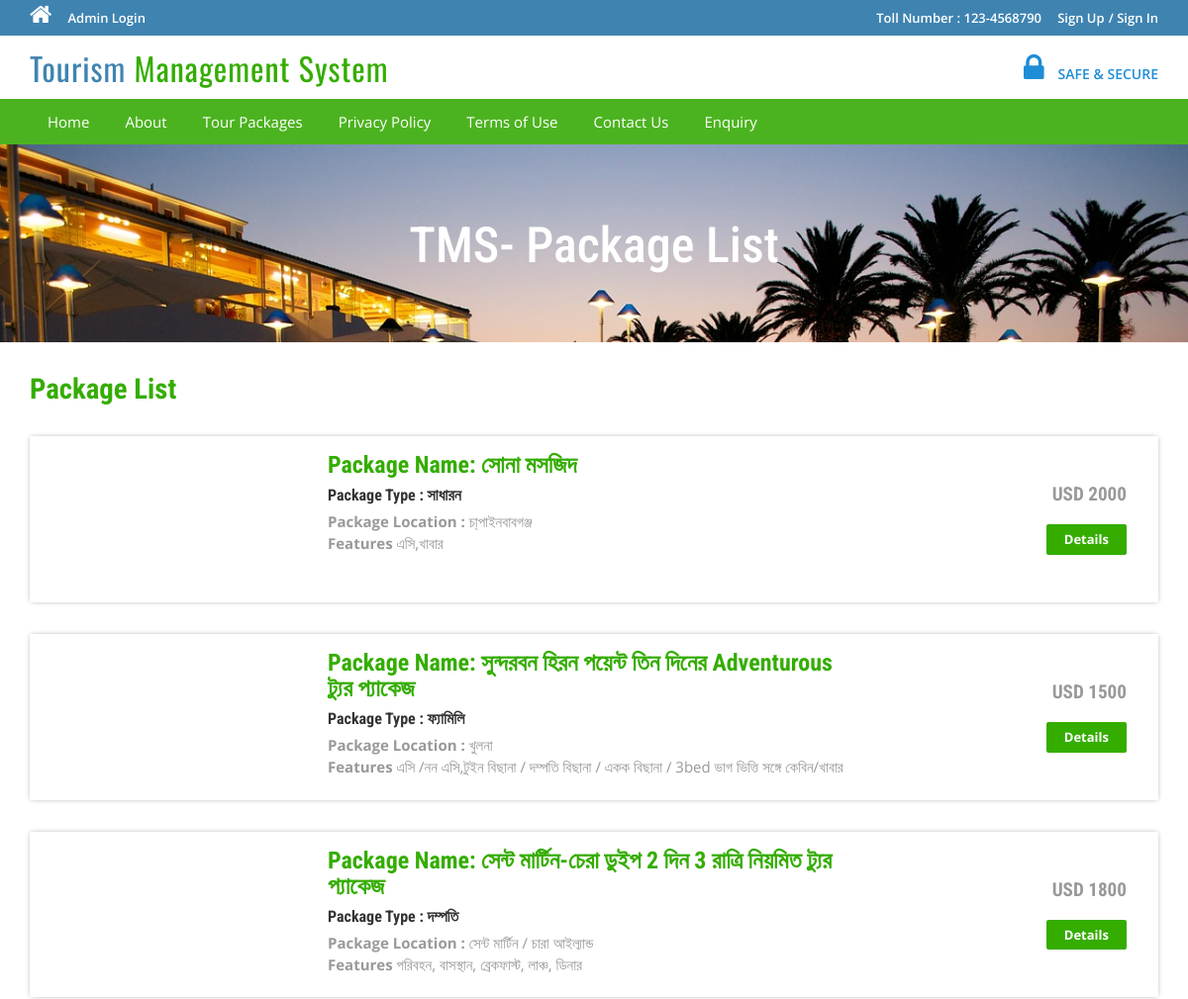
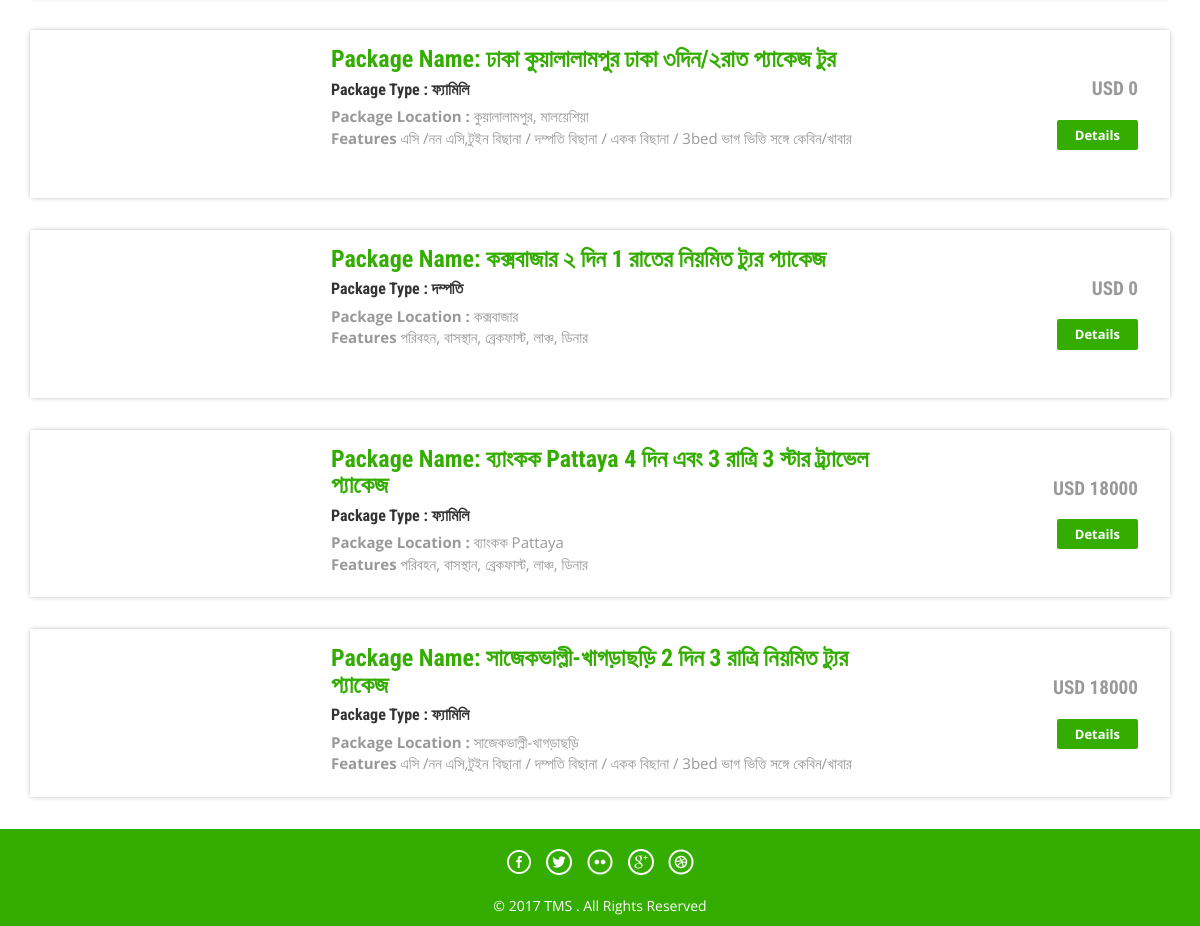
The app's page /package-list.php with its own data (2 pictures, top to bottom).
### tables this page shows
CREATE TABLE `tbltourpackages` (
  `PackageId` int(11) NOT NULL,
  `PackageName` varchar(200) NOT NULL,
  `PackageType` varchar(150) NOT NULL,
  `PackageLocation` varchar(100) NOT NULL,
  `PackagePrice` int(11) NOT NULL,
  `PackageFetures` varchar(255) NOT NULL,
  `PackageDetails` mediumtext NOT NULL,
  `PackageImage` varchar(100) NOT NULL,
  `Creationdate` timestamp NOT NULL DEFAULT CURRENT_TIMESTAMP,
  `UpdationDate` timestamp NULL DEFAULT '0000-00-00 00:00:00' ON UPDATE CURRENT_TIMESTAMP
);

### package-list.php (the view, shortened to what this page needs)
<?php
include('includes/config.php');
?>
<!DOCTYPE HTML>
<html>
<head>
<link href="css/bootstrap.css" rel='stylesheet' type='text/css' />
<link href="css/style.css" rel='stylesheet' type='text/css' />
<link href="css/font-awesome.css" rel="stylesheet">
<link href="css/animate.css" rel="stylesheet" type="text/css" media="all">
</head>
<body>
<?php include('includes/header.php');?>
<div class="banner-3">
	<div class="container">
		<h1 class="wow zoomIn animated animated" data-wow-delay=".5s" style="visibility: visible; animation-delay: 0.5s; animation-name: zoomIn;"> TMS- Package List</h1>
	</div>
</div>
<div class="rooms">
	<div class="container">
		<div class="room-bottom">
			<h3>Package List</h3>
<?php $sql = "SELECT * from tbltourpackages";
$query = $dbh->prepare($sql);
$query->execute();
$results=$query->fetchAll(PDO::FETCH_OBJ);
if($query->rowCount() > 0)
{
foreach($results as $result)
{	?>
			<div class="rom-btm">
				<div class="col-md-3 room-left wow fadeInLeft animated" data-wow-delay=".5s">
				</div>
				<div class="col-md-6 room-midle wow fadeInUp animated" data-wow-delay=".5s">
					<h4>Package Name: <?php echo htmlentities($result->PackageName);?></h4>
					<h6>Package Type : <?php echo htmlentities($result->PackageType);?></h6>
					<p><b>Package Location :</b> <?php echo htmlentities($result->PackageLocation);?></p>
					<p><b>Features</b> <?php echo htmlentities($result->PackageFetures);?></p>
				</div>
				<div class="col-md-3 room-right wow fadeInRight animated" data-wow-delay=".5s">
					<h5>USD <?php echo htmlentities($result->PackagePrice);?></h5>
					<a href="package-details.php?pkgid=<?php echo htmlentities($result->PackageId);?>" class="view">Details</a>
				</div>
				<div class="clearfix"></div>
			</div>
<?php }} ?>
		</div>
	</div>
</div>
<?php include('includes/footer.php');?>
</body>
</html>

### includes/header.php (shortened to what this page needs)
<?php if($_SESSION['login'])
{?>
<div class="top-header">
	<div class="container">
		<ul class="tp-hd-lft wow fadeInLeft animated" data-wow-delay=".5s">
			<li class="hm"><a href="index.html"><i class="fa fa-home"></i></a></li>
			<li class="prnt"><a href="profile.php">My Profile</a></li>
				<li class="prnt"><a href="change-password.php">Change Password</a></li>
			<li class="prnt"><a href="tour-history.php">My Tour History</a></li>
			<li class="prnt"><a href="issuetickets.php">Issue Tickets</a></li>
		</ul>
		<ul class="tp-hd-rgt wow fadeInRight animated" data-wow-delay=".5s">
			<li class="tol">Welcome :</li>
			<li class="sig"><?php echo htmlentities($_SESSION['login']);?></li>
			<li class="sigi"><a href="logout.php" >/ Logout</a></li>
        </ul>
		<div class="clearfix"></div>
	</div>
</div><?php } else {?>
<div class="top-header">
	<div class="container">
		<ul class="tp-hd-lft wow fadeInLeft animated" data-wow-delay=".5s">
			<li class="hm"><a href="index.php"><i class="fa fa-home"></i></a></li>
				<li class="hm"><a href="admin/index.php">Admin Login</a></li>
		</ul>
		<ul class="tp-hd-rgt wow fadeInRight animated" data-wow-delay=".5s">
			<li class="tol">Toll Number : 123-4568790</li>
			<li class="sig"><a href="#" data-toggle="modal" data-target="#myModal" >Sign Up</a></li>
			<li class="sigi"><a href="#" data-toggle="modal" data-target="#myModal4" >/ Sign In</a></li>
        </ul>
		<div class="clearfix"></div>
	</div>
</div>
<?php }?>
<div class="header">
	<div class="container">
		<div class="logo wow fadeInDown animated" data-wow-delay=".5s">
			<a href="index.php">Tourism <span>Management System</span></a>
		</div>
		<div class="lock fadeInDown animated" data-wow-delay=".5s">
			<li><i class="fa fa-lock"></i></li>
            <li><div class="securetxt">SAFE &amp; SECURE </div></li>
		</div>
		<div class="clearfix"></div>
	</div>
</div>
<div class="footer-btm wow fadeInLeft animated" data-wow-delay=".5s">
	<div class="container">
	<div class="navigation">
			<nav class="navbar navbar-default">
				<div class="collapse navbar-collapse nav-wil" id="bs-example-navbar-collapse-1">
					<nav class="cl-effect-1">
						<ul class="nav navbar-nav">
							<li><a href="index.php">Home</a></li>
							<li><a href="page.php?type=aboutus">About</a></li>
								<li><a href="package-list.php">Tour Packages</a></li>
								<li><a href="page.php?type=privacy">Privacy Policy</a></li>
								<li><a href="page.php?type=terms">Terms of Use</a></li>
								<li><a href="page.php?type=contact">Contact Us</a></li>
								<?php if($_SESSION['login'])
{?>
								<li>Need Help?<a href="#" data-toggle="modal" data-target="#myModal3"> / Write Us </a>  </li>
								<?php } else { ?>
								<li><a href="enquiry.php"> Enquiry </a>  </li>
								<?php } ?>
								<div class="clearfix"></div>
						</ul>
					</nav>
				</div>
			</nav>
		</div>
	</div>
</div>

### includes/footer.php
<div class="copy-right">
	<div class="container">
		<div class="footer-social-icons wow fadeInDown animated animated" data-wow-delay=".5s" style="visibility: visible; animation-delay: 0.5s; animation-name: fadeInDown;">
			<ul>
				<li><a class="facebook" href="#"><span>Facebook</span></a></li>
				<li><a class="twitter" href="#"><span>Twitter</span></a></li>
				<li><a class="flickr" href="#"><span>Flickr</span></a></li>
				<li><a class="googleplus" href="#"><span>Google+</span></a></li>
				<li><a class="dribbble" href="#"><span>Dribbble</span></a></li>
			</ul>
		</div>
		<p class="wow zoomIn animated animated" data-wow-delay=".5s" style="visibility: visible; animation-delay: 0.5s; animation-name: zoomIn;">© 2017 TMS . All Rights Reserved </p>
	</div>
</div>

### css/style.css (style rules this page uses)
html, body { font-size: 100%; background: #fff; font-family: 'Open Sans', sans-serif; }
body a,.grid_1,plan_1,plan_1.one,plan_1.two,i.icon1, i.icon2, i.icon3, i.icon4, i.icon5, i.icon6 { transition:0.5s all; -webkit-transition:0.5s all; -moz-transition:0.5s all; -o-transition:0.5s all; -ms-transition:0.5s all; }
h1,h2,h3,h4,h5,h6 { margin:0; font-family: 'Roboto Condensed', sans-serif; }
p { margin:0; }
ul { margin:0; padding:0; }
.logo a { color: #3F84B1; letter-spacing: 1px; font-size: 2em; font-weight: 400; display: block; text-decoration: none; font-family: 'Oswald', sans-serif; }
.logo span { color:#34ad00; }
i.fa.fa-home { font-size: 24px; }
.top-header { background-color: #3F84B1; border-bottom: 0 none; height: 36px; line-height: 35px; }
ul.tp-hd-lft { float: left; }
ul.tp-hd-lft li { display: inline-block; }
li.hm,li.prnt { margin-right: 12px; }
ul.tp-hd-lft a { font-size: 13px; font-weight: 600; color:#fff; }
ul.tp-hd-rgt { float:right; }
ul.tp-hd-rgt li { display: inline-block; font-size: 13px; font-weight: 600; color:#fff; }
ul.tp-hd-rgt a { font-size: 13px; font-weight: 600; color:#fff; }
li.ned,li.wrt,li.tol { margin-right: 12px; }
.header { background-color: #fff; margin: 0; padding: 10px 0 8px; }
.logo a { display: block; }
.logo { float: left; margin-right: 60px; }
.lock { float: right; margin-top: 7px; }
.securetxt { color: #1f8dd6; line-height: 18px; margin-top: 0px; font-size: 14px; font-weight:600; }
.lock li { display: inline-block; }
i.fa.fa-lock { color:#1f8dd6; font-size: 2em; padding-right: 10px; }
.footer-btm li { display: inline-block; margin: 0 10px; font-size: 14px; color: #fff; }
.footer-btm li a { font-size: 15px; color: #fff; display: inline-block; padding: 5px 8px; }
.footer-btm { background:#4CB320; padding: 0.5em 0; text-align:center; }
.copy-right p { color:#fff; font-size:14px; line-height: 1.8em; }
.copy-right { background:#34ad00; text-align: center; padding: 0.5em 0; }
a.view { padding: 6px 18px; font-weight: 700; color: #fff; background-color: #34ad00; border: 0; font-size: 13px; border-radius: 2px; -webkit-transition: all .2s; -moz-transition: all .2s; transition: all .2s; margin-top: 20px; display: inline-block; }
.banner-3 { background: url(../images/6.jpg)no-repeat; background-size: cover; -webkit-background-size: cover; -o-background-size: cover; -ms-background-size: cover; -moz-background-size: cover; min-height:200px; }
.banner-3 h1 { font-size: 50px; margin-bottom: 40px; padding: 1.5em 0 0; text-align: center; color: #fff; }
.rom-btm { margin-top: 2em; box-shadow: 0px 0px 5px -1px rgba(0, 0, 0, 0.37); }
.room-bottom h3 { font-size: 1.8em; font-weight: 700; color: #34ad00; }
.room-bottom { padding: 2em 0; }
.rom-btm h4 { font-size: 1.5em; font-weight: 700; color: #34ad00; }
.rom-btm p { font-size: 15px; color: #999; }
.rom-btm h6 { font-size: 1em; font-weight: 700; margin: 0.5em 0; }
.room-right { text-align: right; padding: 3em 2em; }
.room-midle { padding: 1em; }
.rom-btm h5 { font-size: 1.2em; font-weight: 700; color: #999; }
.footer-social-icons ul li { display:inline-block; margin:0 0.2em; }
.footer-social-icons ul li a { width:30px; height:30px; background:url('../images/img-sprite.png') no-repeat 0px 0px; display:inline-block; position: relative; }
.footer-social-icons ul li a.facebook { background-position:0px 0px; }
.footer-social-icons ul li a.twitter { background-position:-30px 0px; }
.footer-social-icons ul li a.flickr { background-position:-60px 0px; }
.footer-social-icons ul li a.googleplus { background-position:-90px 0px; }
.footer-social-icons ul li a.dribbble { background-position:-120px 0px; }
.footer-social-icons { margin: 10px 0 10px; }
.navbar-default { background-color: #4CB320 !important; border-color: #4CB320 !important; }
.navbar { min-height: 0px !important; margin-bottom:0px !important; border-radius:0px !important; border: none !important; }
ul.nav.navbar-nav li a { font-size: 15px ; color: #fff; display: inline-block; padding: 5px 8px; }
.navbar-collapse { padding-right: 0px !important; padding-left: 0px !important; }

### records on screen
tbltourpackages: PackageName "সোনা মসজিদ", PackageType "সাধারন", PackageLocation "চা্পাইনবাবগঞ্জ", PackageFetures "এসি,খাবার", PackagePrice "2000"
tbltourpackages: PackageName "সুন্দরবন হিরন পয়েন্ট তিন দিনের Adventurous ট্যুর প্যাকেজ", PackageType "ফ্যামিলি", PackageLocation "খুলনা", PackageFetures "এসি /নন এসি,টুইন বিছানা / দম্পতি বিছানা / একক বিছানা / 3bed ভাগ ভিত্তি সঙ্গে কেবিন/খাবার", PackagePrice "1500"
tbltourpackages: PackageName "সেন্ট মার্টিন-চেরা ডুইপ 2 দিন 3 রাত্রি নিয়মিত ট্যুর প্যাকেজ", PackageType "দম্পতি", PackageLocation "সেন্ট মার্টিন / চারা আইল্যান্ড", PackageFetures "পরিবহন, বাসস্থান, ব্রেকফাস্ট, লাঞ্চ, ডিনার", PackagePrice "1800"
tbltourpackages: PackageName "ঢাকা কুয়ালালামপুর ঢাকা ৩দিন/২রাত প্যাকেজ টুর", PackageType "ফ্যামিলি", PackageLocation "কুয়ালালামপুর, মালয়েশিয়া", PackageFetures "এসি /নন এসি,টুইন বিছানা / দম্পতি বিছানা / একক বিছানা / 3bed ভাগ ভিত্তি সঙ্গে কেবিন/খাবার", PackagePrice "0"
tbltourpackages: PackageName "কক্সবাজার ২ দিন 1 রাতের নিয়মিত ট্যুর প্যাকেজ", PackageType "দম্পতি", PackageLocation "কক্সবাজার", PackageFetures "পরিবহন, বাসস্থান, ব্রেকফাস্ট, লাঞ্চ, ডিনার", PackagePrice "0"
tbltourpackages: PackageName "ব্যাংকক Pattaya 4 দিন এবং 3 রাত্রি 3 স্টার ট্র্যাভেল প্যাকেজ", PackageType "ফ্যামিলি", PackageLocation "ব্যাংকক Pattaya", PackageFetures "পরিবহন, বাসস্থান, ব্রেকফাস্ট, লাঞ্চ, ডিনার", PackagePrice "18000"
tbltourpackages: PackageName "সাজেকভাল্লী-খাগড়াছড়ি 2 দিন 3 রাত্রি নিয়মিত ট্যুর প্যাকেজ", PackageType "ফ্যামিলি", PackageLocation "সাজেকভাল্লী-খাগড়াছড়ি", PackageFetures "এসি /নন এসি,টুইন বিছানা / দম্পতি বিছানা / একক বিছানা / 3bed ভাগ ভিত্তি সঙ্গে কেবিন/খাবার", PackagePrice "18000"
